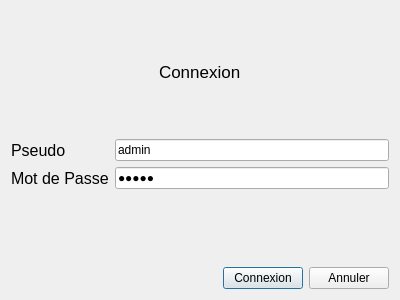
<?xml version="1.0" encoding="UTF-8"?>
<ui version="4.0">
 <class>connexion</class>
 <widget class="QDialog" name="connexion">
  <property name="geometry">
   <rect>
    <x>0</x>
    <y>0</y>
    <width>400</width>
    <height>300</height>
   </rect>
  </property>
  <property name="windowTitle">
   <string>Dialog</string>
  </property>
  <layout class="QVBoxLayout" name="verticalLayout">
   <item>
    <layout class="QHBoxLayout" name="horizontalLayout_2">
     <item>
      <spacer name="horizontalSpacer">
       <property name="orientation">
        <enum>Qt::Horizontal</enum>
       </property>
       <property name="sizeHint" stdset="0">
        <size>
         <width>40</width>
         <height>20</height>
        </size>
       </property>
      </spacer>
     </item>
     <item>
      <widget class="QLabel" name="label">
       <property name="font">
        <font>
         <pointsize>13</pointsize>
        </font>
       </property>
       <property name="text">
        <string>Connexion</string>
       </property>
      </widget>
     </item>
     <item>
      <spacer name="horizontalSpacer_3">
       <property name="orientation">
        <enum>Qt::Horizontal</enum>
       </property>
       <property name="sizeHint" stdset="0">
        <size>
         <width>40</width>
         <height>20</height>
        </size>
       </property>
      </spacer>
     </item>
    </layout>
   </item>
   <item>
    <layout class="QFormLayout" name="formLayout">
     <item row="0" column="0">
      <widget class="QLabel" name="labelPseudo">
       <property name="font">
        <font>
         <pointsize>12</pointsize>
        </font>
       </property>
       <property name="text">
        <string>Pseudo</string>
       </property>
      </widget>
     </item>
     <item row="0" column="1">
      <widget class="QLineEdit" name="lineEditPseudo">
       <property name="text">
        <string>admin</string>
       </property>
      </widget>
     </item>
     <item row="1" column="0">
      <widget class="QLabel" name="labelMdp">
       <property name="font">
        <font>
         <pointsize>12</pointsize>
        </font>
       </property>
       <property name="text">
        <string>Mot de Passe</string>
       </property>
      </widget>
     </item>
     <item row="1" column="1">
      <widget class="QLineEdit" name="lineEditMdp">
       <property name="text">
        <string>admin</string>
       </property>
       <property name="echoMode">
        <enum>QLineEdit::Password</enum>
       </property>
      </widget>
     </item>
    </layout>
   </item>
   <item>
    <layout class="QHBoxLayout" name="horizontalLayout">
     <item>
      <spacer name="horizontalSpacer_2">
       <property name="orientation">
        <enum>Qt::Horizontal</enum>
       </property>
       <property name="sizeHint" stdset="0">
        <size>
         <width>40</width>
         <height>20</height>
        </size>
       </property>
      </spacer>
     </item>
     <item>
      <widget class="QPushButton" name="pushButtonConnect">
       <property name="text">
        <string>Connexion</string>
       </property>
      </widget>
     </item>
     <item>
      <widget class="QPushButton" name="pushButtonCancel">
       <property name="text">
        <string>Annuler</string>
       </property>
      </widget>
     </item>
    </layout>
   </item>
  </layout>
 </widget>
 <resources/>
 <connections/>
</ui>
